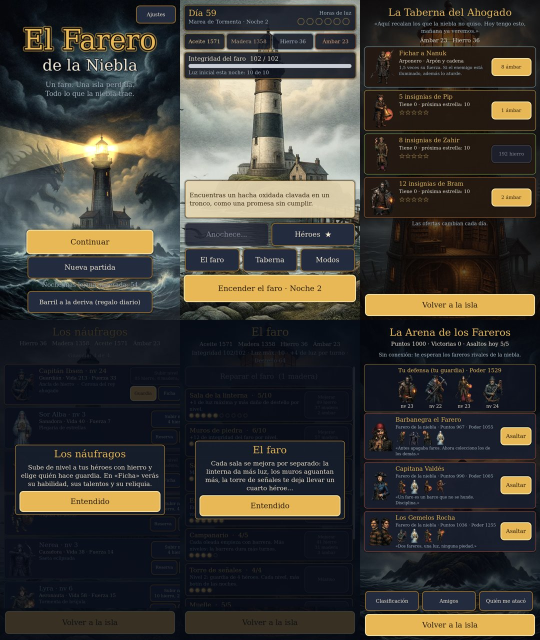
#> input picture farero/fotos/v6_mosaico.jpg, 1080 x 1280 px (shown at 1/2 size)
$ python -i post.py   (imports and definitions only)
#> lines starting #> are read from the running program, lines starting #| are printed output that depends on the picture; after the words box and inside, x2 and y2 are one past the last pixel; in counts of white or black regions, pixels touching at a corner belong together
#> further down, picture is the input picture: PIL image 1080x1280 RGB; mean R, G, B 61.7, 59.3, 53.7
"""Postprocesado que FUERZA la coherencia, haga lo que haga el generador.

1 - Quitar el fondo de color plano (chroma) y su halo.
2 - Recortar y escalar todos los frames de un personaje con la MISMA escala
	(la de su ficha) y apoyados en los pies: nada cambia de tamano entre frames.
3 - Pixel art: reduccion por bloques y transparencia binaria.
4 - Paleta forzada: cada pixel opaco pasa al color de la paleta mas cercano.
5 - Contorno oscuro opcional de 1 px.
"""

import numpy as np
from PIL import Image


def a_rgba(img: Image.Image) -> np.ndarray:
	return np.asarray(img.convert("RGBA")).astype(np.int16)


# [130 lines left out: functions quitar_fondo, quitar_fondo_borde, quitar_fondo_seguro, caja, escala_de_referencia, encajar and 2 more, not called in this run]


def color_mas_oscuro(paleta: list[tuple[int, int, int]]) -> tuple[int, int, int]:
	return min(paleta, key=lambda c: 0.299 * c[0] + 0.587 * c[1] + 0.114 * c[2])


# [69 lines left out: functions procesar_animacion, costura, procesar_tile, hoja, not called in this run]


def limpiar_magenta(img: Image.Image, borde: int = 14) -> Image.Image:
	"""Piezas pintadas sobre magenta (15 nov, El Farero: el cangrejo y el humo con motas y orla rosa):
	1) quita todo lo de tono magenta (o ya transparente) unido al exterior; 2) se queda solo con lo unido
	al centro de la pieza; 3) despill en una franja junto al borde transparente (el rosa que tine el humo
	y los contornos baja hacia el verde, sin tocar los morados de dentro)."""
#> called with borde = 14
	from PIL import ImageDraw, ImageFilter
	a = np.asarray(img.convert("RGBA")).astype(np.int32)
	hsv = np.asarray(img.convert("RGB").convert("HSV")).astype(float)
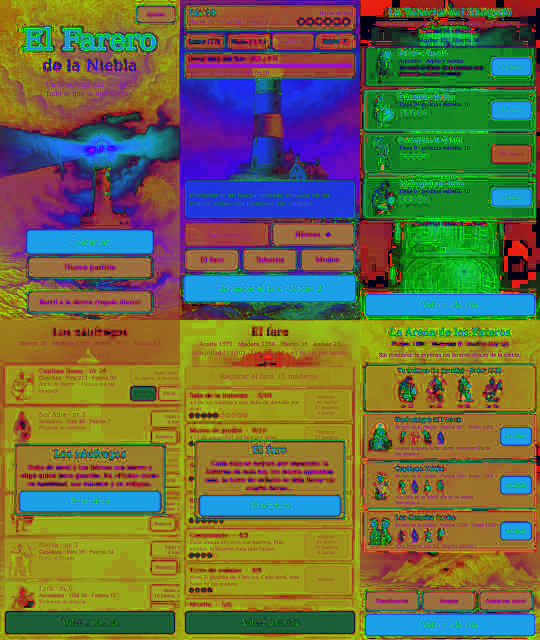
#> hsv: shape (1280, 1080, 3) float64 (shown at 1/2 size); mean R, G, B 106.9, 106.5, 71
	h, s, v = hsv[..., 0] * 360 / 255, hsv[..., 1] / 255, hsv[..., 2] / 255
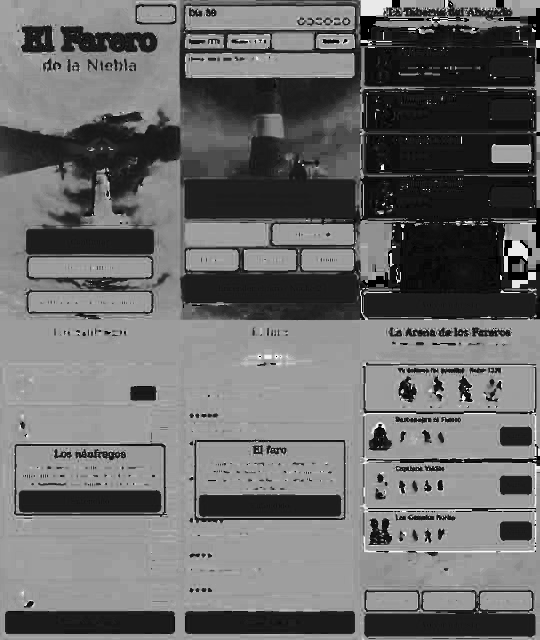
#> h: shape (1280, 1080) float64 (shown at 1/2 size); min 0, max 358.6, mean 150.9; drawn with min black and max white
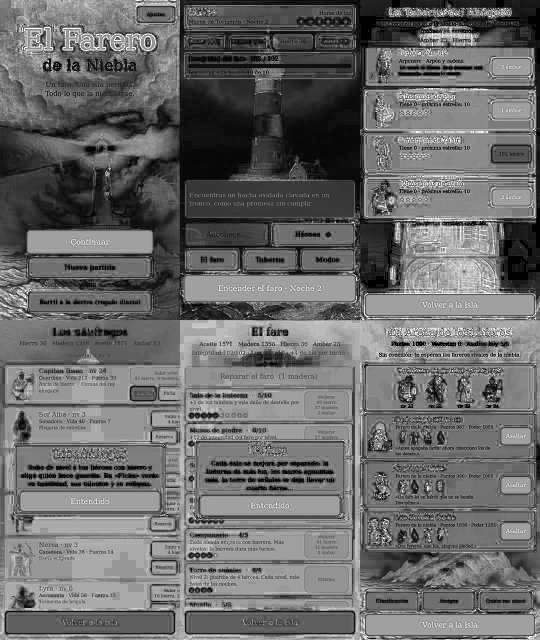
#> s: shape (1280, 1080) float64 (shown at 1/2 size); min 0, max 1, mean 0.418
	fondo = ((h > 295) & (h < 352) & (s > 0.3) & (v > 0.12)) | (a[..., 3] < 24)
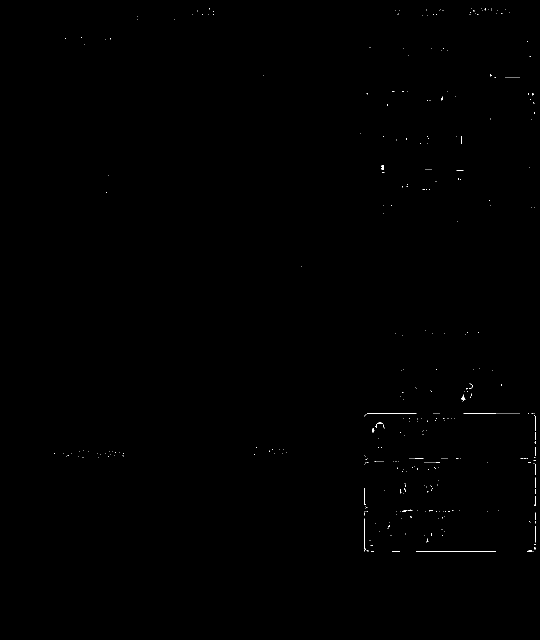
#> fondo: shape (1280, 1080) bool (shown at 1/2 size); 0.13% white in thin lines or dots, all inside (x1, y1, x2, y2) = (109, 16, 1072, 1104)
	m = Image.fromarray(np.pad(np.where(fondo, 255, 0).astype(np.uint8), 1, constant_values=255), "L").copy()
#> m: PIL image 1082x1282 L; 0.47% white in thin lines or dots
	ImageDraw.floodfill(m, (0, 0), 128)
	fuera = np.asarray(m)[1:-1, 1:-1] == 128
#> fuera: shape (1280, 1080) bool; every value is 0
	solido = Image.fromarray(np.where(fuera | (a[..., 3] < 24), 0, 255).astype(np.uint8), "L").copy()
#> solido: PIL image 1080x1280 L; every value is 255
	cy, cx = a.shape[0] // 2, a.shape[1] // 2
#> cy = 640; cx = 540
	if solido.getpixel((cx, cy)) == 255:
		ImageDraw.floodfill(solido, (cx, cy), 128)
#> solido: PIL image 1080x1280 L; every value is 128
		fuera = fuera | (np.asarray(solido) == 255)
	## Huecos cerrados (entre patas, bajo un brazo): magenta puro aunque no toque el exterior.
	puro = (h > 300) & (h < 345) & (s > 0.62) & (v > 0.38)
	a[..., 3] = np.where(fuera | puro, 0, a[..., 3])
	franja = np.asarray(Image.fromarray(np.where(a[..., 3] < 24, 255, 0).astype(np.uint8), "L")
		.filter(ImageFilter.MaxFilter(borde * 2 + 1))) > 0
	r, g, b = a[..., 0], a[..., 1], a[..., 2]
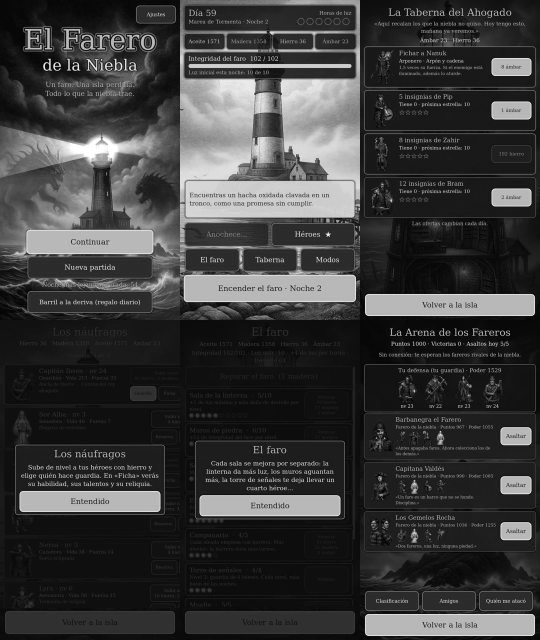
#> g: shape (1280, 1080) int32 (shown at 1/2 size); min 0, max 255, mean 59.3
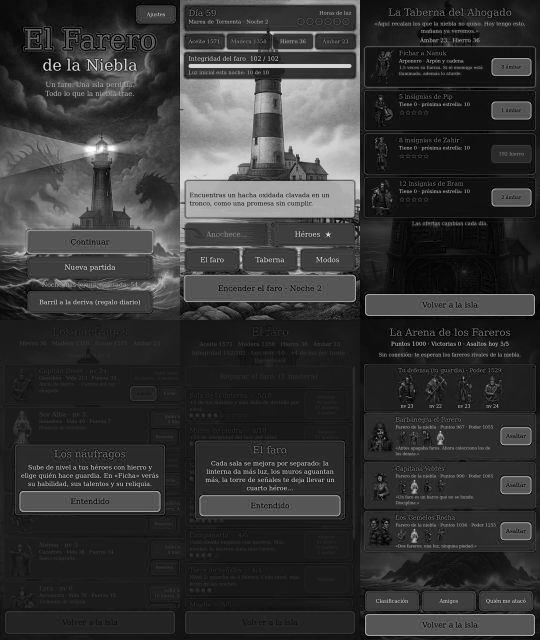
#> b: shape (1280, 1080) int32 (shown at 1/2 size); min 0, max 255, mean 53.7
	exceso = np.clip(np.minimum(r, b) - g, 0, None)
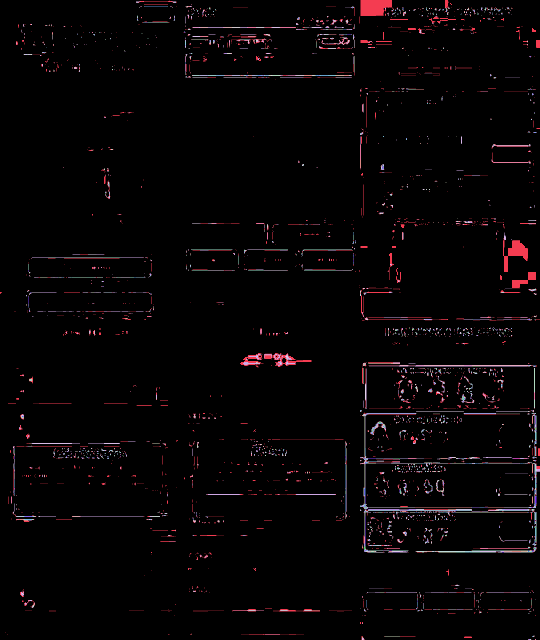
#> exceso: shape (1280, 1080) int32 (shown at 1/2 size); 24 distinct labels, from 0 to 24; one colour per label, 0 black
	exceso = np.where(franja, exceso, 0)
#> exceso: shape (1280, 1080) int32; every value is 0
	a[..., 0] = r - exceso
	a[..., 2] = b - exceso
	return Image.fromarray(np.clip(a, 0, 255).astype(np.uint8), "RGBA")

>>> from PIL import Image
>>> picture = Image.open('../../farero/fotos/v6_mosaico.jpg')
>>> result = limpiar_magenta(picture)
